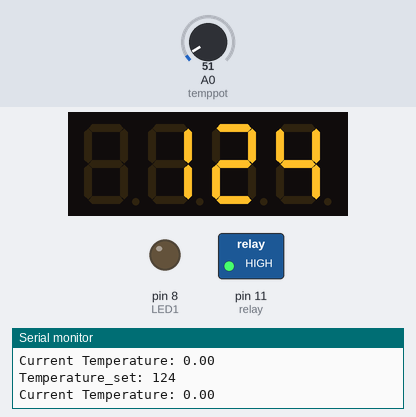
This sketch was run on a simulated Arduino Uno, built with avr-gcc and run on an emulated ATmega328P. Parts: 4-digit seven-segment display, switched loads named in the sketch (green lamp = pin HIGH), output pins drawn as LEDs (lit = HIGH), the last lines printed to the serial monitor. Inputs (shaded band) come from the test bench; at power-on: A0 (temppot) = 51.

Above: at 3.8 s.
3.9 s: A0 (temppot) set to 61
At 6.5 s:
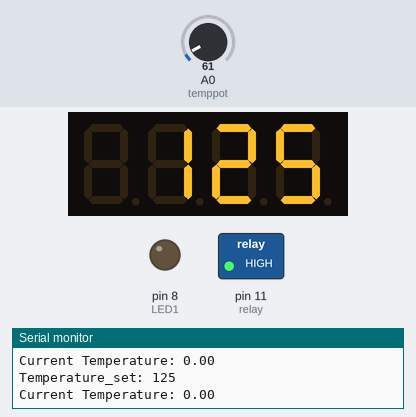
7.8 s: A0 (temppot) set to 71
11.7 s: A0 (temppot) set to 86
At 12.7 s:
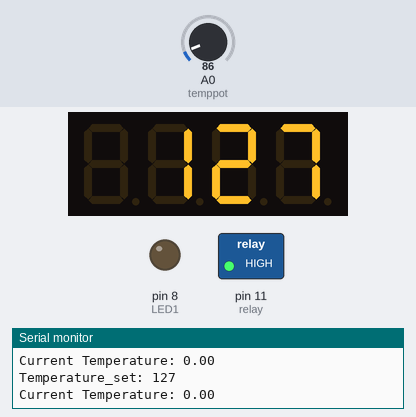
Timing chart, 0 to 14.7 s (numbered marks = the images above; inputs shaded):
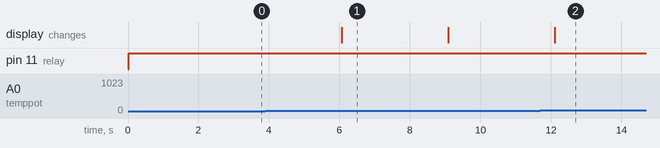

Measured:
- after the input at 3.9 s, the display: changes after 2.2 s (image 1)
- after the input at 11.7 s, the display: changes after 0.41 s (image 2)

The sketch:

StripHeater03.ino
```cpp
/*
/////////////////////////////////////////////////////////////////////////////////////////////////////////////////////////////////////////////////////
Description:
Pot sets required temperature on 7-segment led display.
Temperature probe checks temperature.
Relay switches heater coil off when temperature is reached.
There is a three second delay before the process repeats.
/////////////////////////////////////////////////////////////////////////////////////////////////////////////////////////////////////////////////////
Pins:
Aref  connect to 5v
A0    temperature set pot wiper - the other pins (1&3) go to Gnd & 5v respectively
D2    LED display CLK
D3    LED Digital i/o (DIO)     (Digital i/o)

D8    LED Still heating indicator  (use red 220r)
D9    LED temperature probe error indicator (use blue 220r)

D10   Temperature probe CS pin  (chip select)
D11   Relay activate pin
D12   Temperature probe SO pin  (slave out)
D13   Temperature probe SCK pin (serial clock)
/////////////////////////////////////////////////////////////////////////////////////////////////////////////////////////////////////////////////////
*/
#include <Arduino.h>
#include <MAX6675.h>
#include <TM1637Display.h>

#define CLK 2
#define DIO 3

TM1637Display display(CLK, DIO);
uint8_t data[] = { 0xff, 0xff, 0xff, 0xff };

int temppot = 0;                // temp value pot pin
int relay = 11;                 // relay pin
int temperature_set = 0;        // value from 100 to 250 degrees C
int LED1 = 8;                   // Still heating LED Pin (use red)
int LED2 = 9;                   // Probe error LED Pin (use blue)
int CS = 10;                    // CS pin on MAX6675
int SO = 12;                    // SO pin of MAX6675
//int SCK = 13;                 // SCK pin of MAX6675 (already defined in the library)
int units = 1;                  // Units to readout temp (0 = raw, 1 = C, 2 = F)
float temperature = 0.0;        // Temperature output variable
MAX6675 temp(CS,SO,SCK,units);  // Initialize the MAX6675 Library for our chip
/////////////////////////////////////////////////////////////////////////////////////////////////////////////////////////////////////////////////////
void setup() {
  Serial.begin(9600);
  pinMode(LED1, OUTPUT);
  pinMode(relay, OUTPUT);
  digitalWrite(relay, LOW);
}
/////////////////////////////////////////////////////////////////////////////////////////////////////////////////////////////////////////////////////
void loop() {
  SetTemperature();                                       // Set the required temperature via the pot
  display.setBrightness(0x0f);                            // Need to set the brightness before we can display the reading
  display.showNumberDec(temperature_set, false,4,0);      // Show temperature reading on 4 digit 7 segment LED display
  ReadTemperature();                                      // Read temperature probe
  if (temperature <= temperature_set){                    // Switch the relay on while the temperature probe reads less than the set temperature
    digitalWrite(relay, HIGH);                            // Switch the heater relay on
    digitalWrite(LED2, HIGH);                             // Switch 'heating' led on
  }else{
    digitalWrite(relay, LOW);                             // The temperature is above the set value so switch the heater relay off
    digitalWrite(LED2, LOW);                              // Switch 'heating' led off
  }
  delay(3000);                                            // Wait three second before reading again
}
/////////////////////////////////////////////////////////////////////////////////////////////////////////////////////////////////////////////////////
void SetTemperature(){
// sets the temperature via the pot
  int mapTemp;
  temperature_set = analogRead(temppot);
  mapTemp = map(temperature_set, 0, 1023, 120, 210);      // 160 degrees C is about the right temperature for bending acrylic
  temperature_set = mapTemp;
  Serial.print("Temperature_set: "); Serial.println(temperature_set);
}
/////////////////////////////////////////////////////////////////////////////////////////////////////////////////////////////////////////////////////
void ReadTemperature(){
// Read the temperature from the MAX6675 probe
  temperature = temp.read_temp();
  if(temperature < 0) {                                   // If there is an error with the TC, temperature will be < 0
    digitalWrite(LED2, HIGH);                             // The 'temperature probe has got a problem' led on
    Serial.print("Thermocouple Error on CS: "); Serial.println( temperature );
  } else {
    digitalWrite(LED2, LOW);                              // The 'temperature probe has got a problem' led off, so normal operation
    Serial.print("Current Temperature: "); Serial.println( temperature );
  }
}
```
